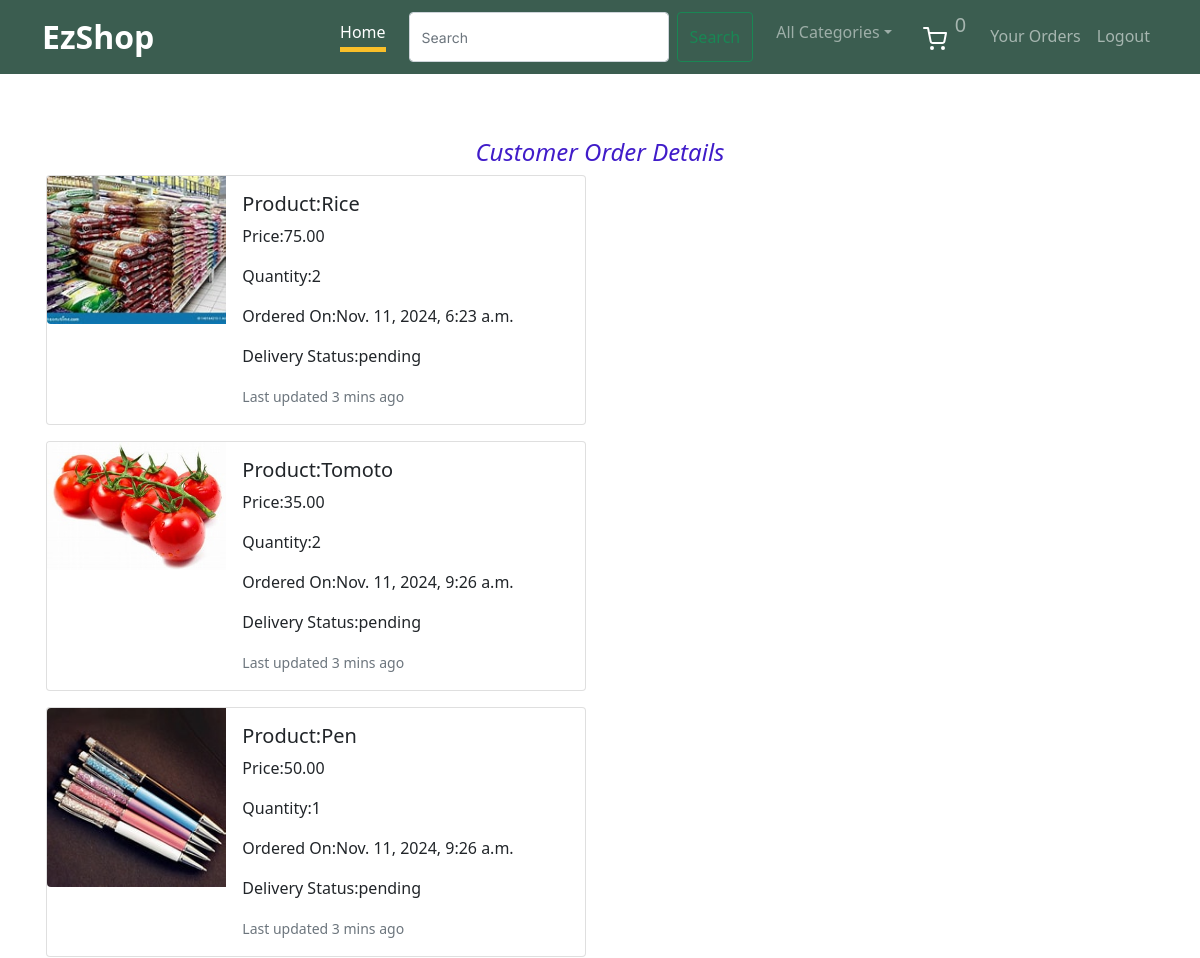
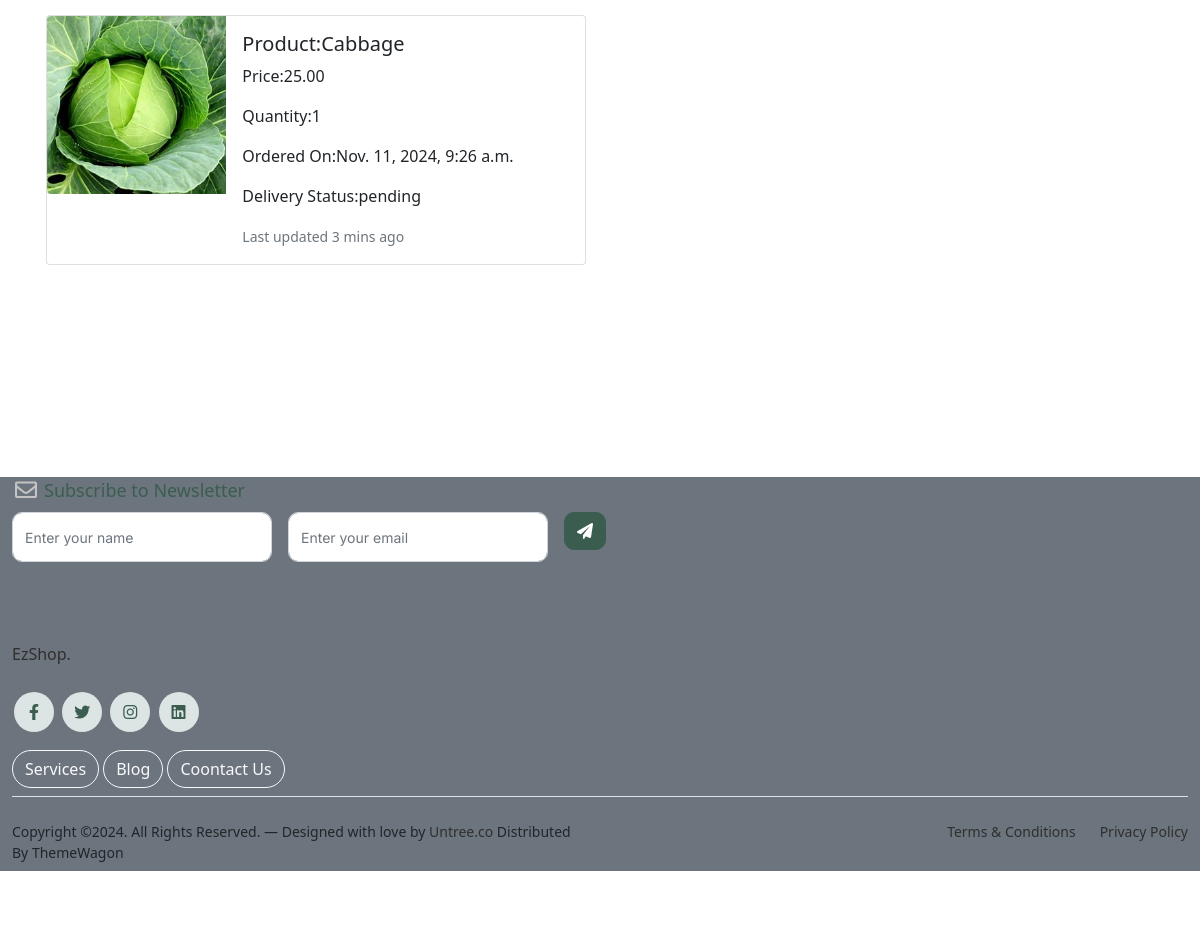
The page /cart/orderview (signed in) on the database its author committed (2 pictures, top to bottom).
### cart/models.py (models this page shows)
class Orderdetails(models.Model):
    product=models.ForeignKey(Product,on_delete=models.CASCADE)
    user=models.ForeignKey(User,on_delete=models.CASCADE)
    no_of_items=models.IntegerField()
    address=models.TextField()
    phone=models.BigIntegerField()
    pin=models.IntegerField()
    order_id=models.CharField(max_length=30,blank=True)
    ordered_date=models.DateTimeField(auto_now_add=True)
    payment_status=models.CharField(max_length=30,default="pending")
    delivery_status=models.CharField(max_length=30,default="pending")

### shop/models.py (models this page shows, shortened)
class Product(models.Model):
    name=models.CharField(max_length=30)
    description=models.TextField()
    image=models.ImageField(upload_to="products")
    price=models.DecimalField(max_digits=10,decimal_places=2)
    stock=models.IntegerField()
    available=models.BooleanField(default=True)
    created=models.DateTimeField(auto_now_add=True)
    updated=models.DateTimeField(auto_now=True)
    category=models.ForeignKey(Itemcategory,on_delete=models.CASCADE)

### cart/views.py (the view)
# urls.py: path("orderview",views.orderview,name="orderview"),
def orderview(request):
    u=request.user
    o=Orderdetails.objects.filter(user=u)
    print(o)
    context={'orders':o}
    return render(request,"orderview.html",context)

### cart/context_processors.py (called while the page is built)
def countitems(request):
  u=request.user
  count=0
  if request.user.is_authenticated:
      try:
          c=Cart.objects.filter(user=u)
          for i in c:
              count+=i.quantity
      except:
          count=0
  return {'c':count}

### shop/context_processors.py (called while the page is built)
def menulink(request):
    c=Itemcategory.objects.all()
    return {'links':c}

### templates/orderview.html
{% extends 'base.html' %}
{% load static %}
{% block content %}
<div class="container mt-5 p-3" style="margin-bottom:100px;">
<h4 class="text-center" style="font-style: italic;color: #401cc9;">Customer Order Details</h4>
{% for i in orders %}
<div class="card mb-3" style="max-width: 540px;">
  <div class="row g-0">
    <div class="col-md-4">
      <img src="{{i.product.image.url}}" class="img-fluid rounded-start" alt="...">
    </div>
    <div class="col-md-8">
      <div class="card-body">
        <h5 class="card-title">Product:{{i.product.name}}</h5>
        <p class="card-text">Price:{{i.product.price}}</p>
        <p class="card-text">Quantity:{{i.no_of_items}}</p>
        <p class="card-text">Ordered On:{{i.ordered_date}}</p>
        <p class="card-text">Delivery Status:{{i.delivery_status}}</p>
        <p class="card-text"><small class="text-muted">Last updated 3 mins ago</small></p>
      </div>
    </div>
  </div>
</div>
{% endfor %}
</div>
{% endblock %}

### static/css/style.css (style rules this page uses)
body { overflow-x: hidden; position: relative; }
body { font-family: "Inter", sans-serif; font-weight: 400; line-height: 28px; color: #6a6a6a; font-size: 14px; }

### rows shown on the page
Orderdetails: product.image (picture), product.name "Rice", product.price "75.00", no_of_items "2", ordered_date "Nov. 11, 2024, 6:23 a.m.", delivery_status "pending"
Orderdetails: product.image (picture), product.name "Tomoto", product.price "35.00", no_of_items "2", ordered_date "Nov. 11, 2024, 9:26 a.m.", delivery_status "pending"
Orderdetails: product.image (picture), product.name "Pen", product.price "50.00", no_of_items "1", ordered_date "Nov. 11, 2024, 9:26 a.m.", delivery_status "pending"
Orderdetails: product.image (picture), product.name "Cabbage", product.price "25.00", no_of_items "1", ordered_date "Nov. 11, 2024, 9:26 a.m.", delivery_status "pending"

### other values the page prints
{{ c }} "0"
